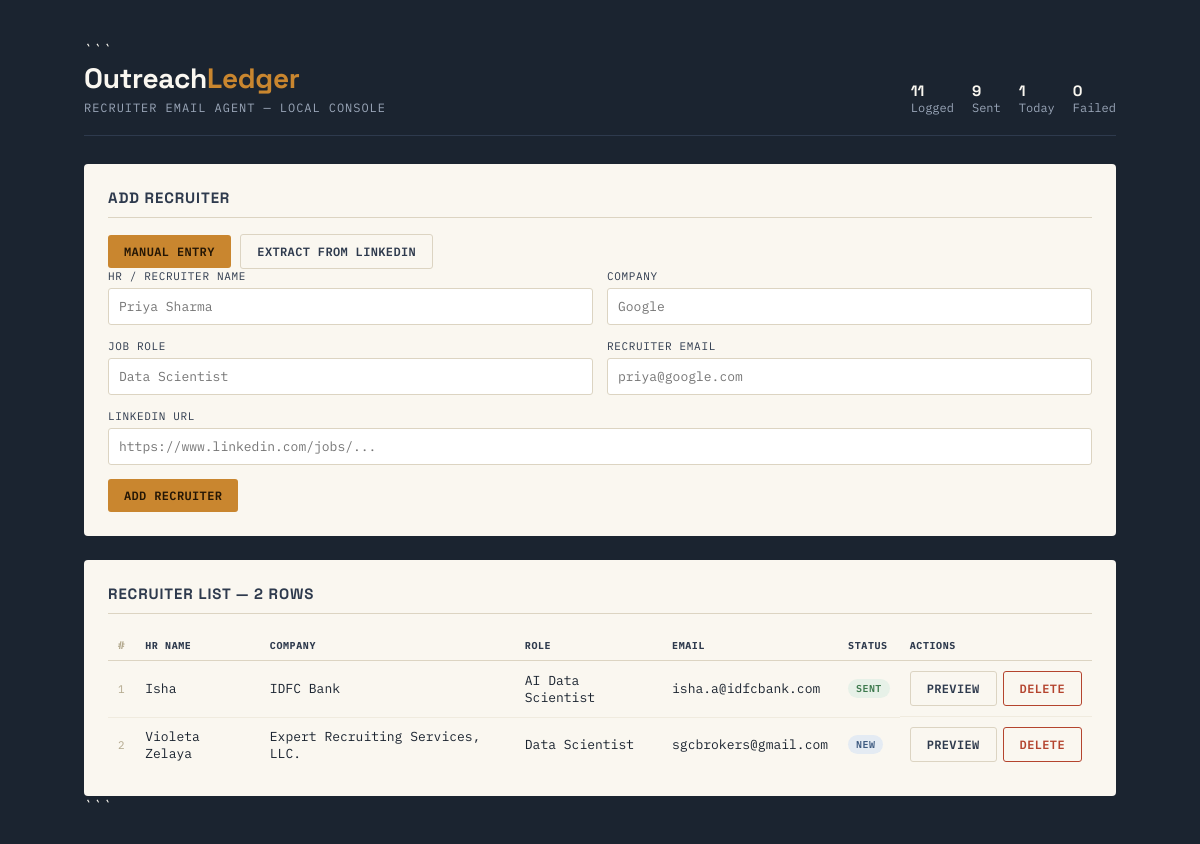
The page / on the database its author committed.
### tables this page shows
CREATE TABLE recruiter_contacts (
    id              INTEGER PRIMARY KEY AUTOINCREMENT,
    hr_name         TEXT NOT NULL,
    company         TEXT NOT NULL,
    job_role        TEXT NOT NULL,
    email           TEXT NOT NULL,
    linkedin_url    TEXT,
    subject         TEXT,
    email_body      TEXT,
    status          TEXT NOT NULL DEFAULT 'PENDING',
    sent_at         TEXT,
    error_message   TEXT,
    created_at      TEXT NOT NULL
);

### webapp.py (the view)
@app.route("/")
def index():
    rows = _build_rows()
    stats = db.get_stats()
    return render_template(
        "index.html",
        rows=rows,
        stats=stats,
        settings=settings,
        extracted=None,
    )

### database/db.py (called while the page is built)
    @contextmanager
    def _connect(self) -> Iterator[sqlite3.Connection]:
        conn = sqlite3.connect(self.db_path)
        conn.row_factory = sqlite3.Row
        try:
            yield conn
            conn.commit()
        finally:
            conn.close()

    def count_sent_today(self) -> int:
        today = date.today().isoformat()
        with self._connect() as conn:
            row = conn.execute(
                """
                SELECT COUNT(*) AS c FROM recruiter_contacts
                WHERE status = ? AND substr(sent_at, 1, 10) = ?
                """,
                (ContactStatus.SENT.value, today),
            ).fetchone()
            return row["c"] if row else 0

    def get_stats(self) -> dict:
        with self._connect() as conn:
            rows = conn.execute(
                "SELECT status, COUNT(*) AS c FROM recruiter_contacts GROUP BY status"
            ).fetchall()
            stats = {s.value: 0 for s in ContactStatus}
            for row in rows:
                stats[row["status"]] = row["c"]
            stats["sent_today"] = self.count_sent_today()
            stats["total"] = sum(stats[s.value] for s in ContactStatus)
            return stats

    def get_latest_status(self, email: str) -> Optional[str]:
        with self._connect() as conn:
            row = conn.execute(
                """
                SELECT status FROM recruiter_contacts
                WHERE email = ?
                ORDER BY id DESC
                LIMIT 1
                """,
                (email.strip().lower(),),
            ).fetchone()
            return row["status"] if row else None

### input/csv_reader.py (called while the page is built)
def _normalize_headers(fieldnames: list[str]) -> dict[str, str]:
    mapping: dict[str, str] = {}
    for header in fieldnames:
        key = header.strip().lower().replace(" ", "_")
        for canonical, aliases in COLUMN_ALIASES.items():
            if key in aliases:
                mapping[header] = canonical
                break
    return mapping

### webapp.py (called while the page is built)
def _load_records() -> list[RecruiterRecord]:
    try:
        return read_csv(settings.recruiters_csv_path)
    except Exception:
        return []

### templates/index.html (shortened to what this page needs)
<!DOCTYPE html>
<html lang="en">
<head>
  <link
    rel="stylesheet"
    href="{{ url_for('static', filename='style.css') }}"
  >
</head>
<body>
  <div class="shell">
```
<header class="masthead">
  <div>
    <div class="title">
      Outreach<span>Ledger</span>
    </div>
    <div class="subtitle">
      Recruiter Email Agent — Local Console
    </div>
  </div>
  <div class="stat-strip">
    <div>
      <b>{{ stats.total }}</b>
      Logged
    </div>
    <div>
      <b>{{ stats.SENT }}</b>
      Sent
    </div>
    <div>
      <b>{{ stats.sent_today }}</b>
      Today
    </div>
    <div>
      <b>{{ stats.FAILED }}</b>
      Failed
    </div>
  </div>
</header>
<div class="panel">
  <h2>Add Recruiter</h2>
  <div class="entry-mode">
    <button
      type="button"
      id="manual-btn"
      class="btn btn-primary"
      onclick="showManual()"
    >
      Manual Entry
    </button>
    <button
      type="button"
      id="linkedin-btn"
      class="btn btn-ghost"
      onclick="showLinkedIn()"
    >
      Extract from LinkedIn
    </button>
  </div>
  <div id="manual-entry">
    <form
      class="add-form"
      method="POST"
      action="{{ url_for('add') }}"
    >
      <div>
        <label for="hr_name">
          HR / Recruiter Name
        </label>
        <input
          type="text"
          id="hr_name"
          name="hr_name"
          placeholder="Priya Sharma"
          value="{{ extracted.hr_name if extracted else '' }}"
          required
        >
      </div>
      <div>
        <label for="company">
          Company
        </label>
        <input
          type="text"
          id="company"
          name="company"
          placeholder="Google"
          value="{{ extracted.company if extracted else '' }}"
          required
        >
      </div>
      <div>
        <label for="job_role">
          Job Role
        </label>
        <input
          type="text"
          id="job_role"
          name="job_role"
          placeholder="Data Scientist"
          value="{{ extracted.job_role if extracted else '' }}"
          required
        >
      </div>
      <div>
        <label for="email">
          Recruiter Email
        </label>
        <input
          type="email"
          id="email"
          name="email"
          placeholder="priya@google.com"
          value="{{ extracted.email if extracted else '' }}"
          required
        >
      </div>
      <div class="full">
        <label for="linkedin_url">
          LinkedIn URL
        </label>
        <input
          type="url"
          id="linkedin_url"
          name="linkedin_url"
          placeholder="https://www.linkedin.com/jobs/..."
          value="{{ extracted.linkedin_url if extracted and extracted.linkedin_url else '' }}"
        >
      </div>
      <div class="full">
        <button
          type="submit"
          class="btn btn-primary"
        >
          Add Recruiter
        </button>
      </div>
    </form>
  </div>
</div>
<div class="panel">
  <h2>
    Recruiter List —
    {{ rows|length }}
    row{{ 's' if rows|length != 1 else '' }}
  </h2>
  {% if rows %}
  <table>
    <thead>
      <tr>
        <th class="row-index">
          #
        </th>
        <th>
          HR Name
        </th>
        <th>
          Company
        </th>
        <th>
          Role
        </th>
        <th>
          Email
        </th>
        <th>
          Status
        </th>
        <th>
          Actions
        </th>
      </tr>
    </thead>
    <tbody>
      {% for row in rows %}
      <tr>
        <td class="row-index">
          {{ row.index + 1 }}
        </td>
        <td>
          {{ row.hr_name }}
        </td>
        <td>
          {{ row.company }}
        </td>
        <td>
          {{ row.job_role }}
        </td>
        <td>
          {{ row.email }}
        </td>
        <td>
          {% if row.status %}
            <span class="badge {{ row.status }}">
              {{ row.status }}
            </span>
          {% else %}
            <span class="badge new">
              NEW
            </span>
          {% endif %}
        </td>
        <td class="actions">
          <a
            class="btn btn-ghost"
            href="{{ url_for('preview', row_index=row.index) }}"
          >
            Preview
          </a>
          <form
            method="POST"
            action="{{ url_for('delete', row_index=row.index) }}"
            onsubmit="return confirm('Remove this recruiter from the list?');"
          >
            <button
              type="submit"
              class="btn btn-danger"
            >
              Delete
            </button>
          </form>
        </td>
      </tr>
      {% endfor %}
    </tbody>
  </table>
  {% else %}
  <div class="empty-state">
    No recruiters added yet. Use the form above to add your
    first one.
  </div>
  {% endif %}
</div>
```
  </div>
</body>
</html>

### static/style.css (style rules this page uses)
:root { --ink: #1B2430; --ink-soft: #2E3A4D; --paper: #FAF7F0; --paper-dim: #F0EBDF; --line: #DCD4C2; --amber: #C9862F; --amber-dark: #A66D22; --sent: #3E7A4E; --sent-bg: #E7F1E8; --failed: #B4442E; --failed-bg: #F7E7E2; --skipped: #6B6255; --skipped-bg: #EDE8DC; --pending: #3D5A80; --pending-bg: #E4EBF3; }
* { box-sizing: border-box; }
body { margin: 0; background: var(--ink); color: var(--paper); font-family: 'IBM Plex Mono', monospace; min-height: 100vh; }
.shell { max-width: 1080px; margin: 0 auto; padding: 40px 24px 80px; }
header.masthead { border-bottom: 1px solid var(--ink-soft); padding-bottom: 20px; margin-bottom: 28px; display: flex; justify-content: space-between; align-items: flex-end; flex-wrap: wrap; gap: 12px; }
header.masthead .title { font-family: 'Space Grotesk', sans-serif; font-weight: 700; font-size: 28px; letter-spacing: -0.01em; color: var(--paper); }
header.masthead .title span { color: var(--amber); }
header.masthead .subtitle { font-size: 12px; color: #9AA6B8; text-transform: uppercase; letter-spacing: 0.08em; margin-top: 4px; }
.stat-strip { display: flex; gap: 18px; font-size: 12px; color: #9AA6B8; }
.stat-strip b { color: var(--paper); font-family: 'Space Grotesk', sans-serif; font-size: 15px; display: block; }
.panel { background: var(--paper); color: var(--ink); border-radius: 4px; padding: 24px; }
.panel + .panel { margin-top: 24px; }
.panel h2 { font-family: 'Space Grotesk', sans-serif; font-size: 15px; text-transform: uppercase; letter-spacing: 0.06em; margin: 0 0 16px; color: var(--ink-soft); border-bottom: 1px solid var(--line); padding-bottom: 10px; }
form.add-form { display: grid; grid-template-columns: repeat(2, 1fr); gap: 14px; }
form.add-form .full { grid-column: 1 / -1; }
label { display: block; font-size: 11px; text-transform: uppercase; letter-spacing: 0.06em; color: var(--ink-soft); margin-bottom: 5px; }
input[type="text"], input[type="email"], input[type="url"] { width: 100%; padding: 9px 10px; border: 1px solid var(--line); border-radius: 3px; background: #fff; font-family: 'IBM Plex Mono', monospace; font-size: 13px; color: var(--ink); }
.btn { display: inline-block; border: none; border-radius: 3px; padding: 9px 16px; font-family: 'IBM Plex Mono', monospace; font-size: 12px; font-weight: 600; letter-spacing: 0.03em; cursor: pointer; text-decoration: none; text-transform: uppercase; }
.btn-primary { background: var(--amber); color: #241605; }
.btn-ghost { background: transparent; border: 1px solid var(--line); color: var(--ink-soft); }
.btn-danger { background: transparent; border: 1px solid var(--failed); color: var(--failed); }
table { width: 100%; border-collapse: collapse; font-size: 13px; }
th { text-align: left; font-size: 10px; text-transform: uppercase; letter-spacing: 0.06em; color: var(--ink-soft); border-bottom: 1px solid var(--line); padding: 8px 10px; }
td { padding: 10px; border-bottom: 1px solid var(--paper-dim); vertical-align: middle; }
tr:last-child td { border-bottom: none; }
.row-index { color: #B3A98E; font-size: 11px; width: 24px; }
.badge { display: inline-block; font-size: 10px; font-weight: 600; text-transform: uppercase; letter-spacing: 0.04em; padding: 3px 8px; border-radius: 20px; }
.badge.SENT { background: var(--sent-bg); color: var(--sent); }
.badge.PENDING, .badge.new { background: var(--pending-bg); color: var(--pending); }
.actions { display: flex; gap: 6px; }
.actions form { display: inline; }

### rows shown on the page
recruiter_contacts: index "1", hr_name "Isha", company "IDFC Bank", job_role "AI Data Scientist", email "isha.a@idfcbank.com", status "SENT"

### other values the page prints
{{ stats.total }} "11"
{{ stats.SENT }} "9"
{{ stats.sent_today }} "1"
{{ stats.FAILED }} "0"
{{ rows|length }} "2"
{{ 's' if rows|length != 1 else '' }} "S"
{{ row.index + 1 }} "2"
{{ row.hr_name }} "Violeta Zelaya"
{{ row.company }} "Expert Recruiting Services, LLC."
{{ row.job_role }} "Data Scientist"
{{ row.email }} "sgcbrokers@gmail.com"
